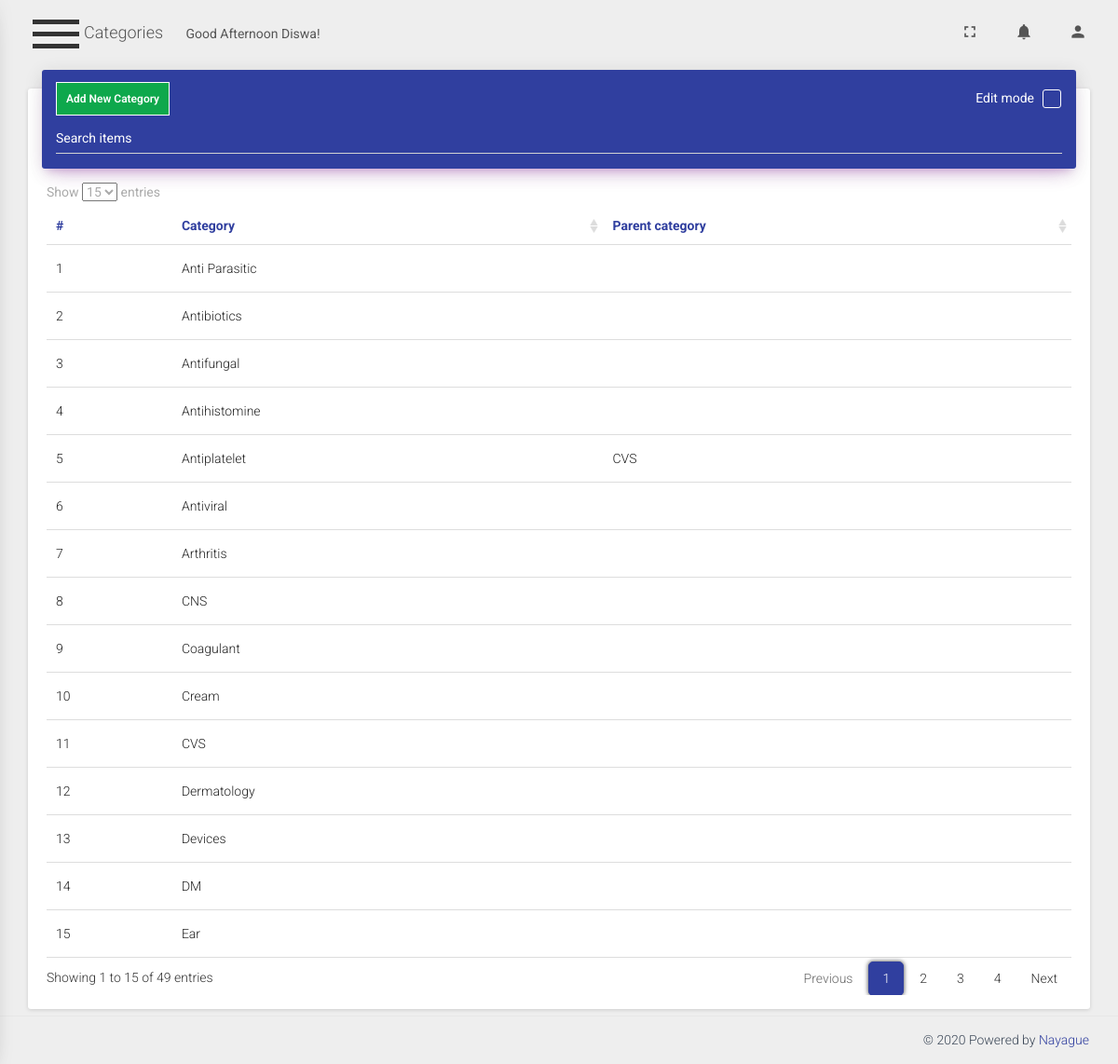
The page /views/categories/ (signed in) on the database its author committed.
### tables this page shows
CREATE TABLE `category` (
  `cat_id` int(11) NOT NULL,
  `cat_name` varchar(50) DEFAULT NULL,
  `parent_cat_id` int(11) UNSIGNED ZEROFILL DEFAULT NULL,
  `user_id` int(11) DEFAULT NULL
);

### views/categories/index.php (the view, shortened to what this page needs)
<?php include_once '../../inc/header.php'; ?>
<?php include_once '../../inc/sidebar.php'; ?>
<?php include_once '../../controllers/connection.php'; ?>
<?php
$view_categories = "
SELECT
t1.cat_id as category_id,
t1.cat_name as category_name,
t2.cat_name AS parent_category_name
FROM category AS t2
LEFT OUTER JOIN category AS t1 ON t1.parent_cat_id = t2.cat_id
WHERE NOT t1.cat_id = 0
ORDER BY category_name ASC;
";
$result_view_categories = $conn->query($view_categories);
?>
<div class="main-panel">
    <?php include_once '../../inc/navbar.php'; ?>
    <div class="content">
        <div class="container-fluid">
            <div class="row">
                <div class="col-md-12">
                    <div class="card">
                        <form method="POST" action="delete-multiple.php">
                            <div class="card-header" data-background-color="purple">
                                <h4 class="title">
                                    <div class="title-text">
                                        <a href="add.php">Add new category</a>
                                    </div>
                                    <div class="edit-mode-check">
                                        <div class="checkbox">
                                            <label>
                                                <span class="edit-mode-check-text">Edit mode</span><input type="checkbox" name="optionsCheckboxes">
                                            </label>
                                        </div>
                                    </div>
                                </h4>
                                <div class="table-controller-container">
                                    <div class="search-table form-group label-floating category-search-container">
                                        <label class="control-label">Search items</label>
                                    </div>
                                </div>
                            </div>
                            <div class="card-content table-responsive">
                                <table class="table hover" id="cat-table">
                                    <thead class="text-primary">
                                    <th class="product-id-th">#</th>
                                    <th>Category</th>
                                    <th>Parent category</th>
                                    </thead>
                                    <tbody>
                                        <?php
                                        if ($result_view_categories->num_rows > 0) {
                                            $numOrder = 1;
                                            while ($row = $result_view_categories->fetch_assoc()) {
                                                ?>
                                                <tr class="product-single-container">
                                                    <td class="product-id"><span><?php echo ($numOrder++); ?></span></td>
                                                    <td class="product-name-td"><div class="product-name"><?php echo $row["category_name"]; ?></div></td>
                                                    <td class="product-name-td"><div class="product-name"><?php echo $row["parent_category_name"]; ?></div></td>
                                                </tr>
                                                <?php
                                            }
                                        } else {
                                            echo "0 results";
                                        }
                                        ?>
                                    </tbody>
                                </table>
                            </div>
                        </form>
                    </div>
                </div>
            </div>
        </div>
    </div>
    <?php include_once '../../inc/footer-cont.php'; ?>
</div>
<?php include_once '../../inc/footer.php'; ?>

### common-resources/assets/css/custom.css (style rules this page uses)
.search-table.is-empty { padding: 0px; margin: 0px; transition: 0.3s; }
.search-table label.control-label { color: #eee; }
.table-controller-container { position: relative; }
.table-controller-container .search-table { margin-right: 0px; }
h4.title > .title-text, .edit-mode-check { display: inline-block; }
h4.title { position: relative; }
.edit-mode-check { position: absolute; right: 0px; top: 0px; }
.edit-mode-check > .checkbox { margin: 0px; }
.edit-mode-check > .checkbox .edit-mode-check-text { color: #fff; margin-right: 5px; }
.form-group span.select2-selection.select2-selection--single > span, .form-group > label.control-label, .form-group > label.inline-block, .form-control.hasDatepicker::placeholder { color: #333; }
.card [data-background-color="purple"] label.control-label { color: #fff; }
th.product-select-all, th.product-actions-td, th.product-id-th { background: none !important; }
table.dataTable thead th, table.dataTable tbody td { border-bottom: none; }
table#cat-table { border-collapse: collapse; }
table#cat-table thead tr, table#cat-table tbody tr { border-bottom: 1px solid #ddd; }
table.dataTable thead th { padding-left: 10px; }
h4.title > .title-text > a { font-size: 12px; padding: 10px; font-weight: 600; text-transform: capitalize; border: 1px solid #fff; transition: 0.3s; background-color: #0ea84c; color: #fff; }
body.menu-is-not-active .main-panel { width: calc(100% - 0px); transition: 0.33s; }
table#cat-table { width: 100% !important; }
.main-panel>.content { margin-top: 70px; padding: 0px 15px 30px 15px; min-height: calc(100% - 123px); }
.main-panel { z-index: 1; }
.card .card-header .title { margin: 0px; }
.search-table.form-group.label-floating.category-search-container { margin-top: 10px; }

### common-resources/assets/css/responsive.css (style rules this page uses)
@media only screen and (min-width : 993px) and (max-width : 1200px) { .table > tbody > tr > td { white-space: nowrap; padding: 15px 10px; } }

### rows shown on the page
category: cat_name "Anti Parasitic"
category: cat_name "Antibiotics"
category: cat_name "Antifungal"
category: cat_name "Antihistomine"
category: cat_name "Antiplatelet", category.cat_name "CVS"
category: cat_name "Antiviral"
category: cat_name "Arthritis"
category: cat_name "CNS"
category: cat_name "Coagulant"
category: cat_name "Cream"
category: cat_name "CVS"
category: cat_name "Dermatology"
category: cat_name "Devices"
category: cat_name "DM"
category: cat_name "Ear"

### other values the page prints
$blessing "Good Afternoon"
$first_name "Diswa"
